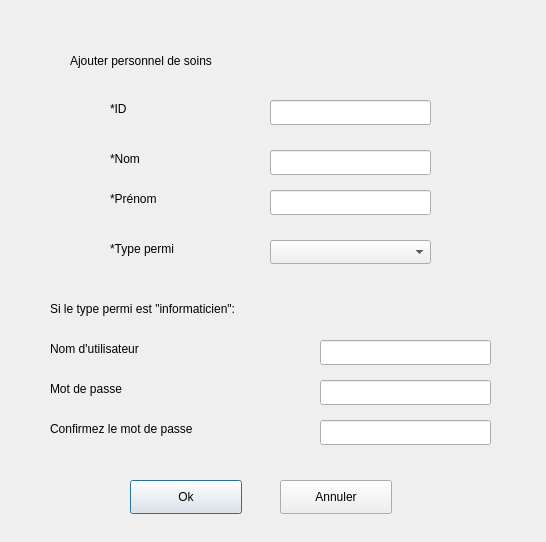
<?xml version="1.0" encoding="UTF-8"?>
<ui version="4.0">
 <class>AddPersonnelSoinsWindow</class>
 <widget class="QDialog" name="AddPersonnelSoinsWindow">
  <property name="geometry">
   <rect>
    <x>0</x>
    <y>0</y>
    <width>546</width>
    <height>542</height>
   </rect>
  </property>
  <property name="windowTitle">
   <string>Ajouter Personnel de Soins</string>
  </property>
  <widget class="QLabel" name="label_6">
   <property name="geometry">
    <rect>
     <x>50</x>
     <y>380</y>
     <width>121</width>
     <height>18</height>
    </rect>
   </property>
   <property name="text">
    <string>Mot de passe</string>
   </property>
  </widget>
  <widget class="QLabel" name="label_4">
   <property name="geometry">
    <rect>
     <x>110</x>
     <y>240</y>
     <width>111</width>
     <height>18</height>
    </rect>
   </property>
   <property name="text">
    <string>*Type permi</string>
   </property>
  </widget>
  <widget class="QLabel" name="label_3">
   <property name="geometry">
    <rect>
     <x>110</x>
     <y>190</y>
     <width>81</width>
     <height>18</height>
    </rect>
   </property>
   <property name="text">
    <string>*Prénom</string>
   </property>
  </widget>
  <widget class="QLabel" name="addPersonnelSoinsLabel">
   <property name="geometry">
    <rect>
     <x>70</x>
     <y>30</y>
     <width>441</width>
     <height>61</height>
    </rect>
   </property>
   <property name="text">
    <string>Ajouter personnel de soins</string>
   </property>
  </widget>
  <widget class="QLineEdit" name="confirmPasswordEdit">
   <property name="geometry">
    <rect>
     <x>320</x>
     <y>420</y>
     <width>171</width>
     <height>25</height>
    </rect>
   </property>
  </widget>
  <widget class="QLineEdit" name="nomEdit">
   <property name="geometry">
    <rect>
     <x>270</x>
     <y>150</y>
     <width>161</width>
     <height>25</height>
    </rect>
   </property>
  </widget>
  <widget class="QLabel" name="label_7">
   <property name="geometry">
    <rect>
     <x>50</x>
     <y>420</y>
     <width>231</width>
     <height>18</height>
    </rect>
   </property>
   <property name="text">
    <string>Confirmez le mot de passe</string>
   </property>
  </widget>
  <widget class="QLineEdit" name="passwordEdit">
   <property name="geometry">
    <rect>
     <x>320</x>
     <y>380</y>
     <width>171</width>
     <height>25</height>
    </rect>
   </property>
  </widget>
  <widget class="QLineEdit" name="usernameEdit">
   <property name="geometry">
    <rect>
     <x>320</x>
     <y>340</y>
     <width>171</width>
     <height>25</height>
    </rect>
   </property>
  </widget>
  <widget class="QComboBox" name="typePermicomboBox">
   <property name="geometry">
    <rect>
     <x>270</x>
     <y>240</y>
     <width>161</width>
     <height>24</height>
    </rect>
   </property>
  </widget>
  <widget class="QLabel" name="label_2">
   <property name="geometry">
    <rect>
     <x>110</x>
     <y>150</y>
     <width>81</width>
     <height>18</height>
    </rect>
   </property>
   <property name="text">
    <string>*Nom</string>
   </property>
  </widget>
  <widget class="QLabel" name="label_8">
   <property name="geometry">
    <rect>
     <x>50</x>
     <y>300</y>
     <width>371</width>
     <height>18</height>
    </rect>
   </property>
   <property name="text">
    <string>Si le type permi est &quot;informaticien&quot;:</string>
   </property>
  </widget>
  <widget class="QLineEdit" name="prenomEdit">
   <property name="geometry">
    <rect>
     <x>270</x>
     <y>190</y>
     <width>161</width>
     <height>25</height>
    </rect>
   </property>
  </widget>
  <widget class="QLabel" name="label_5">
   <property name="geometry">
    <rect>
     <x>50</x>
     <y>340</y>
     <width>151</width>
     <height>18</height>
    </rect>
   </property>
   <property name="text">
    <string>Nom d'utilisateur</string>
   </property>
  </widget>
  <widget class="QLabel" name="label">
   <property name="geometry">
    <rect>
     <x>110</x>
     <y>100</y>
     <width>81</width>
     <height>18</height>
    </rect>
   </property>
   <property name="text">
    <string>*ID</string>
   </property>
  </widget>
  <widget class="QLineEdit" name="idEdit">
   <property name="geometry">
    <rect>
     <x>270</x>
     <y>100</y>
     <width>161</width>
     <height>25</height>
    </rect>
   </property>
  </widget>
  <widget class="QPushButton" name="OkButton">
   <property name="geometry">
    <rect>
     <x>130</x>
     <y>480</y>
     <width>112</width>
     <height>34</height>
    </rect>
   </property>
   <property name="text">
    <string>Ok</string>
   </property>
  </widget>
  <widget class="QPushButton" name="cancelButton">
   <property name="geometry">
    <rect>
     <x>280</x>
     <y>480</y>
     <width>112</width>
     <height>34</height>
    </rect>
   </property>
   <property name="text">
    <string>Annuler</string>
   </property>
  </widget>
 </widget>
 <resources/>
 <connections/>
</ui>
